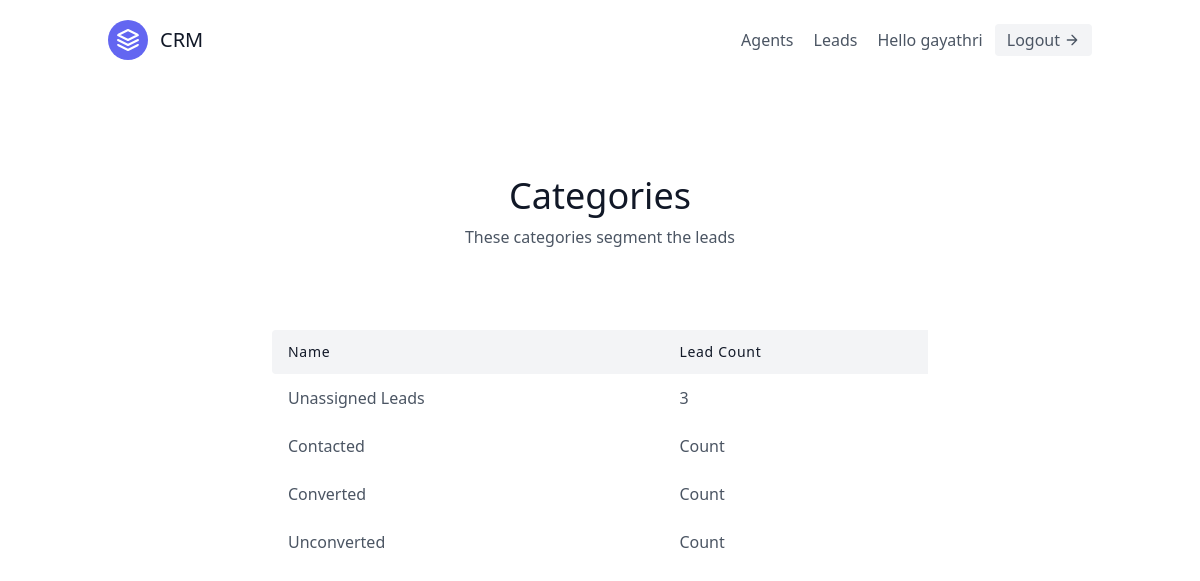
The page /leads/categories/ (signed in) on the database its author committed.
### leads/models.py (models this page shows, shortened)
class User(AbstractUser):
    is_organiser = models.BooleanField(default=True)
    is_agent = models.BooleanField(default=False)

class Category(models.Model):
    name = models.CharField(max_length=30)
    organisation = models.ForeignKey(UserProfile, on_delete=models.CASCADE)

### leads/views.py (the view)
# urls.py: path('categories/', CategoryListView.as_view(), name = "category-list"),
class CategoryListView(LoginRequiredMixin,ListView):
    template_name = "leads/category_list.html"
    context_object_name = "category_list"
    def get_context_data(self, **kwargs):
        context = super(CategoryListView,self).get_context_data(**kwargs)
        user = self.request.user
        if user.is_organiser:
            queryset = Lead.objects.filter(
            organisation=user.userprofile,
            )
        else:
            queryset = Lead.objects.filter(
            organisation=user.agent.organisation,
            )
        context.update({
            "unassigned_lead_count":queryset.filter(category__isnull = True).count()
        })
        return context
    def get_queryset(self):
        user = self.request.user
        if user.is_organiser:
            queryset = Category.objects.filter(
                organisation=user.userprofile,
            )
        else:
            queryset = Category.objects.filter(
                organisation=user.agent.organisation,
            )
        return queryset

### leads/templates/leads/category_list.html
{% extends 'base.html' %}
{% block content %}
<section class="text-gray-600 body-font">
    <div class="container px-5 py-24 mx-auto">
      <div class="flex flex-col text-center w-full mb-20">
        <h1 class="sm:text-4xl text-3xl font-medium title-font mb-2 text-gray-900">Categories</h1>
        <p class="lg:w-2/3 mx-auto leading-relaxed text-base">
            These categories segment the leads
        </p>
      </div>
      <div class="lg:w-2/3 w-full mx-auto overflow-auto">
        <table class="table-auto w-full text-left whitespace-no-wrap">
          <thead>
            <tr>
              <th class="px-4 py-3 title-font tracking-wider font-medium text-gray-900 text-sm bg-gray-100 rounded-tl rounded-bl">Name</th>
              <th class="px-4 py-3 title-font tracking-wider font-medium text-gray-900 text-sm bg-gray-100">Lead Count</th>
            </tr>
          </thead>
          <tbody>
            <tr>
            <td class="px-4 py-3">Unassigned Leads</td>
            <td class="px-4 py-3">{{ unassigned_lead_count }}</td>
            </tr>
              {% for category in category_list %}
              <tr>
                    <td class="px-4 py-3">
                        <a href = "{% url 'leads:category-detail' category.pk %}">
                            {{ category.name }}
                        </a>
                    </td>
                <td class="px-4 py-3">Count</td>
              </tr>
              {% endfor %}
        </tbody>
        </table>
      </div>
    </div>
  </section>
{% endblock %}

### templates/navbar.html (shortened to what this page needs)
<header class="text-gray-600 body-font">
    <div class="container mx-auto flex flex-wrap p-5 flex-col md:flex-row items-center">
      <a class="flex title-font font-medium items-center text-gray-900 mb-4 md:mb-0">
        <svg xmlns="http://www.w3.org/2000/svg" fill="none" stroke="currentColor" stroke-linecap="round" stroke-linejoin="round" stroke-width="2" class="w-10 h-10 text-white p-2 bg-indigo-500 rounded-full" viewBox="0 0 24 24">
          <path d="M12 2L2 7l10 5 10-5-10-5zM2 17l10 5 10-5M2 12l10 5 10-5"></path>
        </svg>
        <span class="ml-3 text-xl">CRM</span>
      </a>
      <nav class="md:ml-auto flex flex-wrap items-center text-base justify-center">
        {% if not request.user.is_authenticated %}
        <a href = "{% url 'signup' %}" class="mr-5 hover:text-gray-900">Sign Up</a>
        {% else %}
        {% if request.user.is_organiser %}
        <a href = "{% url 'agents:agent-list' %}" class="mr-5 hover:text-gray-900">Agents</a>
        {% endif %}
        <a href = "{% url 'leads:lead-list' %}" class="mr-5 hover:text-gray-900">Leads</a>
        {% endif %}
      </nav>
      {% if request.user.is_authenticated %}
      <p>Hello {{ request.user.username }}</p>
      <a href = "{% url 'logout' %}" class="ml-3 inline-flex items-center bg-gray-100 border-0 py-1 px-3 focus:outline-none hover:bg-gray-200 rounded text-base mt-4 md:mt-0">
        Logout
      <svg fill="none" stroke="currentColor" stroke-linecap="round" stroke-linejoin="round" stroke-width="2" class="w-4 h-4 ml-1" viewBox="0 0 24 24">
        <path d="M5 12h14M12 5l7 7-7 7"></path>
      </svg>
  </a>
    {% endif %}
    </div>
  </header>

### rows shown on the page
User: user.username "gayathri"
Category: name "Contacted"
Category: name "Converted"
Category: name "Unconverted"

### other values the page prints
{{ unassigned_lead_count }} "3"
